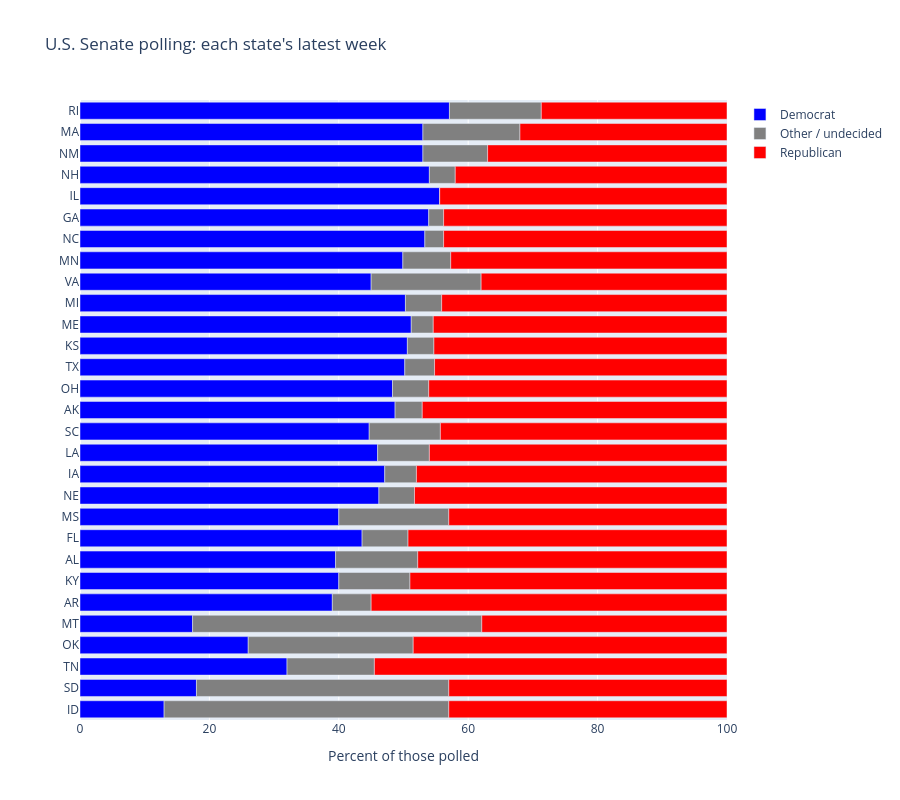

Source (notebook cell):
### Code cell
# a dictionary of the names we want in the legend: {old column name: new name}
party_names = {"dem": "Democrat", "other": "Other / undecided", "rep": "Republican"}

# the color of each bar segment, by its new name 
colors = {"Democrat": "blue", "Other / undecided": "grey", "Republican": "red"}

# sort the states from the smallest margin (most Republican) to the largest (most Democratic),
# and rename the columns using the dictionary above
senate_sorted = senate.sort_values("margin").rename(columns=party_names)

fig = px.bar(
    senate_sorted,
    x=["Democrat", "Other / undecided", "Republican"],   # a list of columns: each one becomes a segment, stacked left to right
    y="state",                                           # one bar for each state
    orientation="h",                                     # "h" for horizontal bars
    color_discrete_map=colors,                           # which color goes with which segment
    labels={"value": "Percent", "state": "State"},       # px calls the length of each segment "value" in the hover box
    hover_data={"polls": True, "latest": True},          # also show the number of polls and the latest poll date
    height=800,                                          # tall enough for 29 bars
    title="U.S. Senate polling: each state's latest week",
)

fig.update_layout(
    legend_title_text="",                  # remove the legend's default title
    xaxis_title="Percent of those polled",
    xaxis_range=[0, 100],                  # always show the full 0 to 100 percent
    yaxis_title="",
    yaxis={"dtick": 1},                    # label every bar (otherwise Plotly may label every other one)
)

fig.show()

### Figure 1 — Plotly figure (JSON) as saved in the notebook; plotly's stock layout.template omitted (floating-point values rounded to 4 significant figures)
{"data": [{"customdata": [[1, "2026-07-30"], [1, "2026-05-30"], [1, "2026-08-26"], [1, "2026-08-06"], [3, "2026-10-23"], [1, "2026-10-28"], [1, "2026-08-27"], [1, "2026-10-24"], [7, "2026-10-30"], [1, "2026-10-22"], [4, "2026-10-29"], [4, "2026-11-01"], [2, "2026-10-31"], [5, "2026-10-29"], [2, "2026-10-30"], [6, "2026-11-01"], [11, "2026-11-01"], [5, "2026-11-01"], [5, "2026-11-01"], [5, "2026-11-01"], [1, "2025-01-15"], [4, "2026-11-01"], [3, "2026-10-29"], [3, "2026-10-23"], [1, "2026-10-30"], [1, "2026-10-31"], [1, "2026-10-09"], [1, "2026-10-31"], [2, "2026-10-11"]], "hovertemplate": "variable=Democrat<br>Percent=%{x}<br>State=%{y}<br>polls=%{customdata[0]}<br>latest=%{customdata[1]}<extra></extra>", "legendgroup": "Democrat", "marker": {"color": "blue", "pattern": {"shape": ""}}, "name": "Democrat", "orientation": "h", "showlegend": true, "textposition": "auto", "type": "bar", "x": [13.0, 18.0, 32.0, 26.0, 17.4, 39.0, 40.0, 39.5, 43.6, 40.0, 46.2, 47.1, 46.0, 44.7, 48.7, 48.3, 50.2, 50.6, 51.2, 50.3, 45.0, 49.9, 53.3, 53.9, 55.6, 54.0, 53.0, 53.0, 57.1], "xaxis": "x", "y": ["ID", "SD", "TN", "OK", "MT", "AR", "KY", "AL", "FL", "MS", "NE", "IA", "LA", "SC", "AK", "OH", "TX", "KS", "ME", "MI", "VA", "MN", "NC", "GA", "IL", "NH", "NM", "MA", "RI"], "yaxis": "y"}, {"customdata": [[1, "2026-07-30"], [1, "2026-05-30"], [1, "2026-08-26"], [1, "2026-08-06"], [3, "2026-10-23"], [1, "2026-10-28"], [1, "2026-08-27"], [1, "2026-10-24"], [7, "2026-10-30"], [1, "2026-10-22"], [4, "2026-10-29"], [4, "2026-11-01"], [2, "2026-10-31"], [5, "2026-10-29"], [2, "2026-10-30"], [6, "2026-11-01"], [11, "2026-11-01"], [5, "2026-11-01"], [5, "2026-11-01"], [5, "2026-11-01"], [1, "2025-01-15"], [4, "2026-11-01"], [3, "2026-10-29"], [3, "2026-10-23"], [1, "2026-10-30"], [1, "2026-10-31"], [1, "2026-10-09"], [1, "2026-10-31"], [2, "2026-10-11"]], "hovertemplate": "variable=Other / undecided<br>Percent=%{x}<br>State=%{y}<br>polls=%{customdata[0]}<br>latest=%{customdata[1]}<extra></extra>", "legendgroup": "Other / undecided", "marker": {"color": "grey", "pattern": {"shape": ""}}, "name": "Other / undecided", "orientation": "h", "showlegend": true, "textposition": "auto", "type": "bar", "x": [44.0, 39.0, 13.5, 25.5, 44.7, 6.0, 11.0, 12.7, 7.1, 17.0, 5.5, 4.9, 8.0, 11.0, 4.2, 5.6, 4.6, 4.1, 3.4, 5.6, 17.0, 7.4, 2.9, 2.3, 0.0, 4.0, 10.0, 15.0, 14.2], "xaxis": "x", "y": ["ID", "SD", "TN", "OK", "MT", "AR", "KY", "AL", "FL", "MS", "NE", "IA", "LA", "SC", "AK", "OH", "TX", "KS", "ME", "MI", "VA", "MN", "NC", "GA", "IL", "NH", "NM", "MA", "RI"], "yaxis": "y"}, {"customdata": [[1, "2026-07-30"], [1, "2026-05-30"], [1, "2026-08-26"], [1, "2026-08-06"], [3, "2026-10-23"], [1, "2026-10-28"], [1, "2026-08-27"], [1, "2026-10-24"], [7, "2026-10-30"], [1, "2026-10-22"], [4, "2026-10-29"], [4, "2026-11-01"], [2, "2026-10-31"], [5, "2026-10-29"], [2, "2026-10-30"], [6, "2026-11-01"], [11, "2026-11-01"], [5, "2026-11-01"], [5, "2026-11-01"], [5, "2026-11-01"], [1, "2025-01-15"], [4, "2026-11-01"], [3, "2026-10-29"], [3, "2026-10-23"], [1, "2026-10-30"], [1, "2026-10-31"], [1, "2026-10-09"], [1, "2026-10-31"], [2, "2026-10-11"]], "hovertemplate": "variable=Republican<br>Percent=%{x}<br>State=%{y}<br>polls=%{customdata[0]}<br>latest=%{customdata[1]}<extra></extra>", "legendgroup": "Republican", "marker": {"color": "red", "pattern": {"shape": ""}}, "name": "Republican", "orientation": "h", "showlegend": true, "textposition": "auto", "type": "bar", "x": [43.0, 43.0, 54.5, 48.5, 37.9, 55.0, 49.0, 47.8, 49.3, 43.0, 48.3, 48.0, 46.0, 44.3, 47.1, 46.1, 45.2, 45.3, 45.4, 44.1, 38.0, 42.7, 43.8, 43.8, 44.4, 42.0, 37.0, 32.0, 28.7], "xaxis": "x", "y": ["ID", "SD", "TN", "OK", "MT", "AR", "KY", "AL", "FL", "MS", "NE", "IA", "LA", "SC", "AK", "OH", "TX", "KS", "ME", "MI", "VA", "MN", "NC", "GA", "IL", "NH", "NM", "MA", "RI"], "yaxis": "y"}], "layout": {"barmode": "relative", "height": 800, "legend": {"title": {"text": ""}, "tracegroupgap": 0}, "title": {"text": "U.S. Senate polling: each state's latest week"}, "xaxis": {"anchor": "y", "domain": [0, 1], "range": [0, 100], "title": {"text": "Percent of those polled"}}, "yaxis": {"anchor": "x", "domain": [0, 1], "dtick": 1, "title": {"text": ""}}}}
